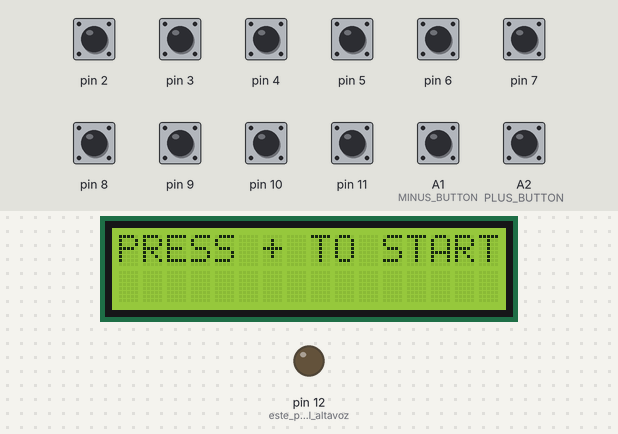
Recording of a sketch running on a simulated Arduino Nano, built with avr-gcc and run on an emulated ATmega328P. Parts: 16×2 character LCD, output pins drawn as LEDs (lit = HIGH). The test bench sets the inputs (shaded band); at power-on: A1 (MINUS_BUTTON), A2 (PLUS_BUTTON), pin 2–11 HIGH. Random numbers use the default seed unless the sketch sets one.

Above: at 5.9 s.
6.0 s: A2 (PLUS_BUTTON) pulled LOW for 0.2 s
At 8.2 s:
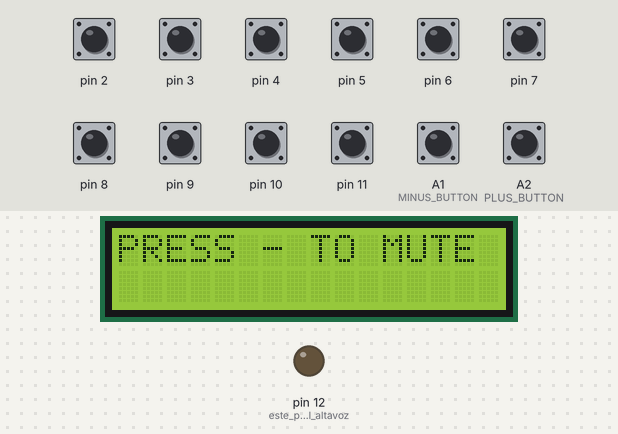
At 12.2 s:
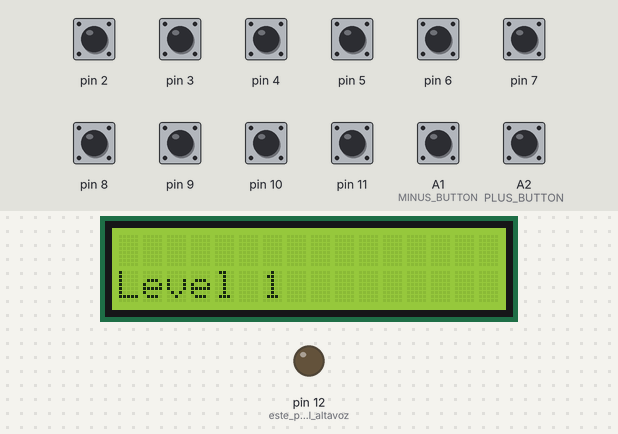
Timing chart, 0 to 50.5 s (numbered marks = the images above; inputs shaded):
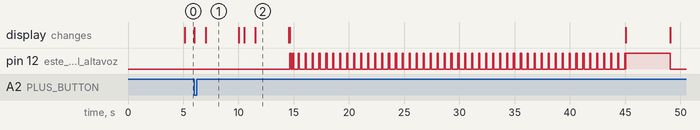

Measured:
- after the input at 6.0 s, pin 12 (este_pin_era_el_altavoz): LOW → HIGH after 8.7 s, → LOW 0.10 s later, → HIGH 0.15 s later, → LOW 0.10 s later, … (102 changes in this stretch); the display: first changes at once (image 1 shows a later state)
- what the display in image 1 shows lasts 3.0 s, from 7.0 s to 10.0 s

The sketch:

DynaCore.ino
```cpp
// IMPORTAMOS CONTROLADOR DE PANTALLA
#include <Wire.h>
#include <LiquidCrystal_I2C.h>

#define MINUS_BUTTON A1
#define PLUS_BUTTON A2
//VARIABLES PARA LOS BOTONES
int boton1 = 0;
int boton2 = 0;
int boton3 = 0;
int boton4 = 0;
int boton5 = 0;
int boton6 = 0;
int boton7 = 0;
int boton8 = 0;
int boton9 = 0;
int boton0 = 0;
int botonDerecha = 0;
int botonVolume = 0;

//EL "CURSOR" QUE MARCA CUÁNTO DE LA STRING HEMOS ESCRITO
int cursor = 16;

//SUMA QUE SE USA PARA SABER CUANTOS BOTONES HEMOS PULSADO
int suma = 0;

//CONTADOR DE PITIDOS QUE QUEDAN PARA QUE EXPLOTE
int contadorBomba = 0;

//STRING A ESCRIBIR Y STRING ESCRITA POR EL USUARIO
char reto[16];
char respuesta[16];

//CARACTERES QUE ESCRIBE CADA BOTÓN
char one = '1';
char two = '2';
char three = '3';
char four = '4';
char five = '5';
char six = '6';
char seven = '7';
char eight = '8';
char nine = '9';
char zero = '0';

//INDICA SI EL ALTAVOZ DEBERIA SONAR O NO SONAR
bool muted = false;
//INDICA SI LA STRING QUE SE ESTÁ ESCRIBIENDO TIENE LA POSIBILIDAD DE LLEGAR AL FINAL COMO CORRECTA,
//PUES SE VA COMPROBANDO CADA CARACTER INDIVIDUALMENTE
bool ganable = true;

//NIVEL EN EL QUE SE ENCUENTRA EL USUARIO, SE USA PARA QUE EL SISTEMA MUESTRE QUÉ NIVEL SE VA A JUGAR,
//ADEMÁS DE QUE SIRVE COMO SEED DE CADA NIVEL Y COMO DIVISOR DEL TIEMPO ENTRE PITIDOS
int nivel = 0;

//UNIDADES USADAS PARA CALCULAR EL TIEMPO ENTRE PITIDOS, LA OTRA ESTÁ EN EL LOOP
unsigned long tiempoAnterior = 0;
const unsigned long intervalo = 1000;

//DECLARACIÓN DE LA PANTALLA
LiquidCrystal_I2C lcd(0x27,16,2);

//SOFTWARE RESET PARA ARDUINO NANO (ATmega328P)
void softwareReset() {
  asm volatile ("jmp 0");
}

//SE INICIALIZAN LA PANTALLA, LOS PINES DE LOS BOTONES Y EL BUZZER, ADEMÁS DE MOSTRAR LA PANTALLA DE
//INICIO DEL PRIMER NIVEL. TRAS ESTO SE GENERA EL PRIMER NIVEL Y SE INICIALIZA EL ARRAY DE RESPUESTA
void setup() {
    Serial.begin(9600);
    lcd.init();
    lcd.backlight();
    lcd.clear();
    lcd.setCursor(0,0);
     pinMode(2, INPUT_PULLUP);
     pinMode(3, INPUT_PULLUP);
     pinMode(4, INPUT_PULLUP);
     pinMode(5, INPUT_PULLUP);
     pinMode(6, INPUT_PULLUP);
     pinMode(7, INPUT_PULLUP);
     pinMode(8, INPUT_PULLUP);
     pinMode(9, INPUT_PULLUP);
    pinMode(10, INPUT_PULLUP);
    pinMode(11, INPUT_PULLUP);
    pinMode(12, OUTPUT); //este pin era el altavoz
    pinMode(MINUS_BUTTON, INPUT_PULLUP);
    pinMode(PLUS_BUTTON, INPUT_PULLUP);
    startup();
}

void loop() {

  //ULTIMA VARIABLE USADA PARA CALCULAR EL TIEMPO ENTRE PITIDOS
  unsigned long tiempoActual = millis();

  //CADENA DE IF/ELSE QUE SE EJECUTA CUANDO EL CURSOR ESTÁ AL FINAL DE LA CADENA, Y DECIDE SI
  //OBLIGAR AL USUARIO A VOLVER A EMPEZAR LA CADENA, SI LE DEJA PASAR AL SIGUIENTE NIVEL O SI
  //HA GANADO EL JUEGO
  if(cursor==16){
    if(!ganable){
      vaciarArray(respuesta);
      mostrarArray(1, respuesta);
      cursor = 0;
      ganable = true;
    }else if(nivel == 5){
      lcd.clear();
      lcd.print("CONGRATULATIONS!");
      lcd.setCursor(0,1);
      lcd.print(" BOMB DISARMED!");
      delay(10000);
      startup();
    }else{
      nivel++;
      contadorBomba = 0;
      lcd.clear();
      delay(500);
      lcd.setCursor(0,1);
      lcd.print("Level ");
      delay(1000);
      lcd.print(nivel);
      delay(3000);
      lcd.clear();
      delay(100);
      generarReto(reto);
      mostrarArray(0,reto);
      ganable = false;
    }
  }

  //SE EJECUTA CADA INTERVALO DE TIEMPO QUE VARÍA DEPENDIENDO DEL NIVEL, Y CONSISTE EN HACER EL
  //PITIDO Y REINICIAR EL INTERVALO DE TIEMPO
  if(tiempoActual - tiempoAnterior >= intervalo/(nivel+1)){
    if(!muted){
      digitalWrite(12, HIGH);
      delay(100);
      digitalWrite(12, LOW);
    }
    tiempoAnterior = tiempoActual;
    contadorBomba++;
  }

  //SECUENCIA DE DERROTA, SI EL SISTEMA HACE 50 PITIDOS LA BOMBA "EXPLOTA" Y PIERDES EL JUEGO,
  //QUEDÁNDOTE EN UN BUCLE INFINITO
  if(contadorBomba == 50){
    lcd.clear();
    lcd.print("BOOOOOM!!!!!!!!!");
    if(!muted){
      digitalWrite(12, HIGH);
      delay(4000);
      digitalWrite(12, LOW);
    }
    lcd.clear();
    lcd.print("   PRESS + TO");
    lcd.setCursor(0,1);
    lcd.print("    CONTINUE");
    while(digitalRead(PLUS_BUTTON)){
      delay(10);
    }
    softwareReset();
  }

  //ESTA SECCIÓN SE EJECUTA CADA LOOP Y CONSISTE EN UNA LECTURA DE BOTONES Y UN RECUENTO DE
  //CUÁNTOS SE ESTÁN PULSANDO SIMULTÁNEAMENTE
  int button_input_delay = 12;
  boton1 = digitalRead(2);
  delay(button_input_delay);
  boton2 = digitalRead(3);
  delay(button_input_delay);
  boton3 = digitalRead(4);
  delay(button_input_delay);
  boton4 = digitalRead(5);
  delay(button_input_delay);
  boton5 = digitalRead(6);
  delay(button_input_delay);
  boton6 = digitalRead(7);
  delay(button_input_delay);
  boton7 = digitalRead(8);
  delay(button_input_delay);
  boton8 = digitalRead(9);
  delay(button_input_delay);
  boton9 = digitalRead(10);
  delay(button_input_delay);
  boton0 = digitalRead(11);
  delay(button_input_delay);
  botonVolume = digitalRead(MINUS_BUTTON);
  delay(button_input_delay);

  if(botonVolume==0){
    muted=!muted;
  }
  suma = !boton1+!boton2+!boton3+!boton4+!boton5+!boton6+!boton7+!boton8+!boton9+!boton0;

  //SI SE DETECTA QUE SOLO SE ESTÁ PULSANDO UN BOTÓN, SE LOGEA LA RESPUESTA Y SE COMPRUEBA SI
  //ES INCORRECTA, EN CUYO CASO EL CURSOR SE PONE A 15 Y, COMO AL FINAL DE ESTE IF SE AUMENTA
  //EL CURSOR, EL SIGUIENTE LOOP INICIARÁ A 16 Y ENTRARÁ A LA SECUENCIA DE REINICIO DE CADENA
  //
  //TAMBIÉN, ESTE LOOP NO DEJA SEGUIR EL PROGRAMA HASTA QUE SE SUELTAN TODOS LOS BOTONES, CON
  //LA INTENCIÓN DE PREVENIR PULSACIONES INDESEADAS
  if(suma == 1){
    respuesta[cursor] = iconoBoton(boton1, boton2, boton3, boton4, boton5, boton6, boton7, boton8, boton9, boton0);
    mostrarArray(1, respuesta);
    compararRespuesta();
    while(suma == 0){
      boton1 = digitalRead(2);
      boton2 = digitalRead(3);
      boton3 = digitalRead(4);
      boton4 = digitalRead(5);
      boton5 = digitalRead(6);
      boton6 = digitalRead(7);
      boton7 = digitalRead(8);
      boton8 = digitalRead(9);
      boton9 = digitalRead(10);
      boton0 = digitalRead(11);
      suma = !boton1+!boton2+!boton3+!boton4+!boton5+!boton6+!boton7+!boton8+!boton9+!boton0;
    }
    cursor++;
    delay(20);
  }
}
void startup(){
  lcd.clear();
  lcd.setCursor(0,0);
  lcd.print("  DynaCore by");
  lcd.setCursor(0,1);
  lcd.print("    Thetigri");
  delay(5000);
  lcd.clear();
  lcd.setCursor(0,0);
  lcd.print("PRESS + TO START");
  while(digitalRead(PLUS_BUTTON)){
  delay(10);
  }
  lcd.clear();
  delay(1000);
  lcd.print("PRESS - TO MUTE");
  delay(3000);
  lcd.clear();
}

//MUESTRA LA CADENA QUE SEA EN LA FILA QUE SEA
void mostrarArray(int fila, char array[16]){
  lcd.setCursor(0,fila);
  for(int i = 0; i < 16; i++){
    lcd.print(array[i]);
  }
}

//DEVUELVE EL CARACTER QUE HAYAMOS ASIGNADO A CADA BOTÓN EN LA DECLARACIÓN DE VARIABLES
char iconoBoton(int b1, int b2, int b3, int b4, int b5, int b6, int b7, int b8, int b9, int b0){
  if(b1 != 1){
    return one;
  }else if(b2 != 1){
    return two;
  }else if(b3 != 1){
    return three;
  }else if(b4 != 1){
    return four;
  }else if(b5 != 1){
    return five;
  }else if(b6 != 1){
    return six;
  }else if(b7 != 1){
    return seven;
  }else if(b8 != 1){
    return eight;
  }else if(b9 != 1){
    return nine;
  }else if(b0 != 1){
    return zero;
  }

}

//CONVIERTE TODOS LOS CARACTERES DEL ARRAY EN ' '
void vaciarArray(char array[16]){
  for(int i = 0; i < 16; i++){
    array[i] = ' ';
  }
}

//GENERA UNA CADENA A PARTIR DEL NÚMERO DEL NIVEL MAS UNA SEÑAL SUCIA, PARA ASEGURARNOS
//DE QUE SIEMPRE SON TODAS DISTINTAS
void generarReto(char array[16]){
  int num = 0;
  randomSeed(analogRead(A0) + nivel);
  for(int i = 0; i < 16; i++){
    num = random(9);
    switch(num){
      case 1: array[i]=one;
        break;
      case 2:   array[i]=two;
        break;
      case 3: array[i]=three;
        break;
      case 4: array[i]=four;
        break;
      case 5: array[i]=five;
        break;
      case 6: array[i]=six;
        break;
      case 7: array[i]=seven;
        break;
      case 8: array[i]=eight;
        break;
      case 9: array[i]=nine;
        break;
      case 0: array[i]=zero;
        break;
    }
  }
}

//COMPARA EL CARACTER QUE SE ACABA DE ESCRIBIR CON EL QUE SE SUPONE QUE DEBERÍA HABER
//ESCRITO, Y SI NO ES CORRECTO ASIGNA EL CURSOR A 15 Y PONE LA CONDICIÓN DE VICTORIA
//A FALSO PARA QUE EN EL SIGUIENTE LOOP SE INICIE LA SECUENCIA DE REINICIO DE STRING
void compararRespuesta(){
  if(reto[cursor] != respuesta[cursor]){
    cursor = 15;
    ganable = false;
  }
}
```
